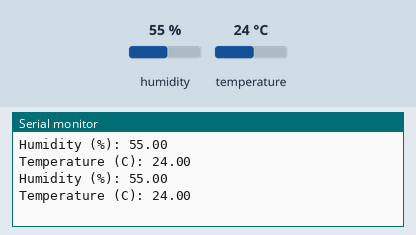
The sketch below on a simulated ESP8266 (Wemos D1 mini). On the bench: the last lines printed to the serial monitor. Inputs (shaded band) come from the test bench; at power-on: humidity 55 %, temperature 24 °C.

Above: at 4.8 s.
4.9 s: humidity set to 22 %
At 7.4 s:
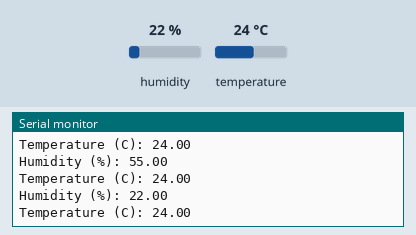
7.9 s: temperature set to 12 °C
At 8.6 s:
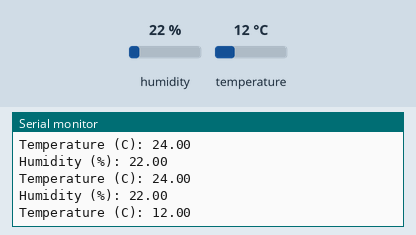
10.9 s: humidity set to 40 %
At 13.4 s:
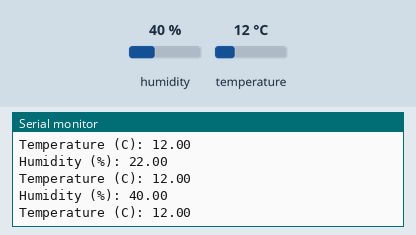
Timing chart, 0 to 14.9 s (numbered marks = the images above; inputs shaded):
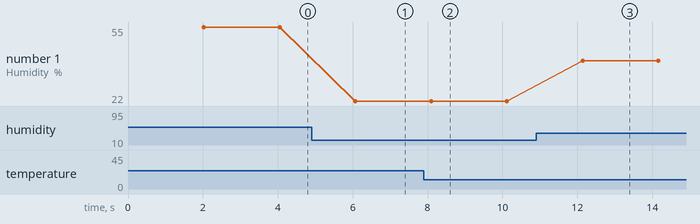

Measured:
- after the input at 4.9 s, the serial monitor: prints a new line after 1.2 s (image 1)
- after the input at 7.9 s, the serial monitor: prints a new line after 0.19 s (image 2)
- after the input at 10.9 s, the serial monitor: prints a new line after 1.2 s (image 3)
- plotted number 1: 55 → 22 after the input at 4.9 s, 22 → 40 after the input at 10.9 s

The sketch:

DHT11_humidity-Generic.ino
```cpp
#include <dht11.h>
#define DHT11PIN 4

dht11 DHT11;

void setup()
{
  Serial.begin(9600);
}

void loop()
{
  // Wait a few seconds between measurements
  delay(2000);
  int chk = DHT11.read(DHT11PIN);

  Serial.print("Humidity (%): ");
  Serial.println((float)DHT11.humidity, 2);

  Serial.print("Temperature (C): ");
  Serial.println((float)DHT11.temperature, 2);

}
```
